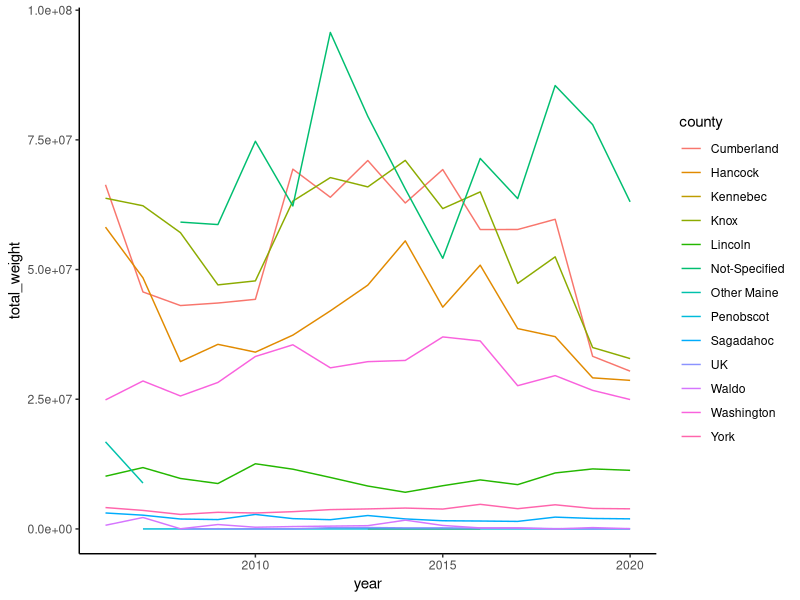
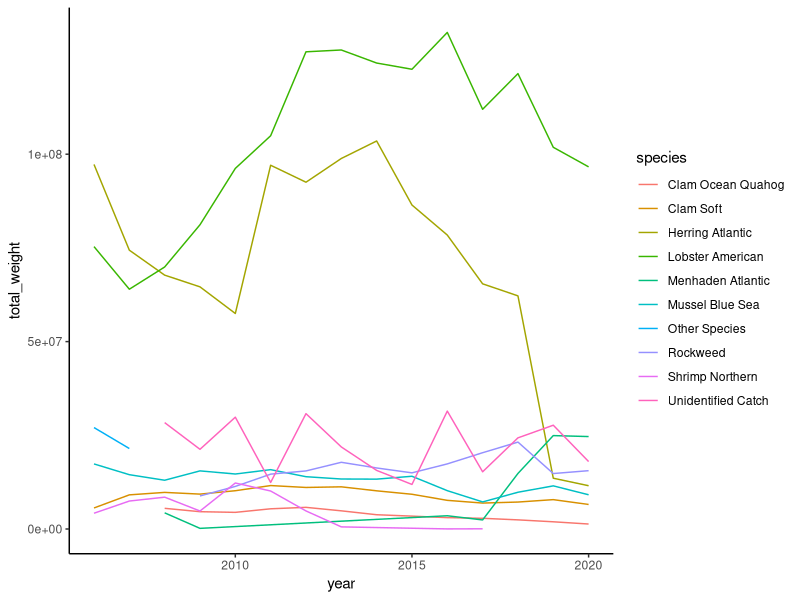
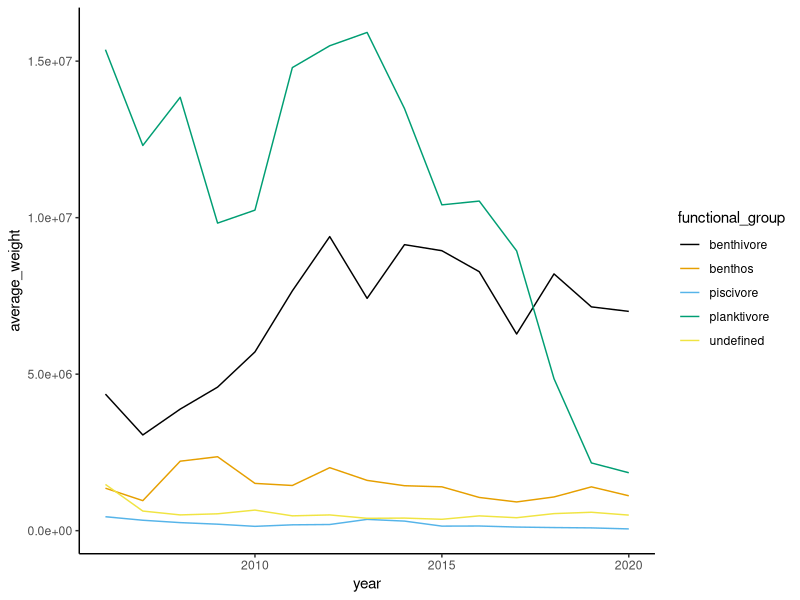
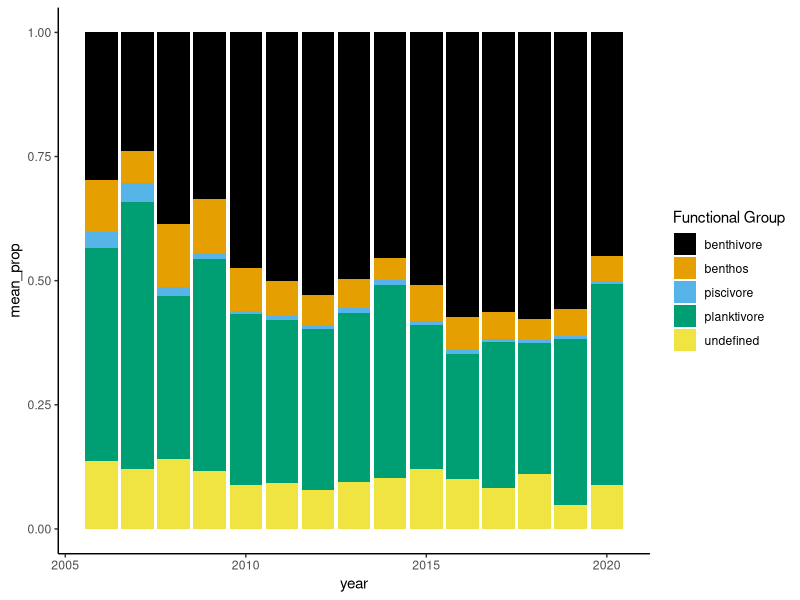
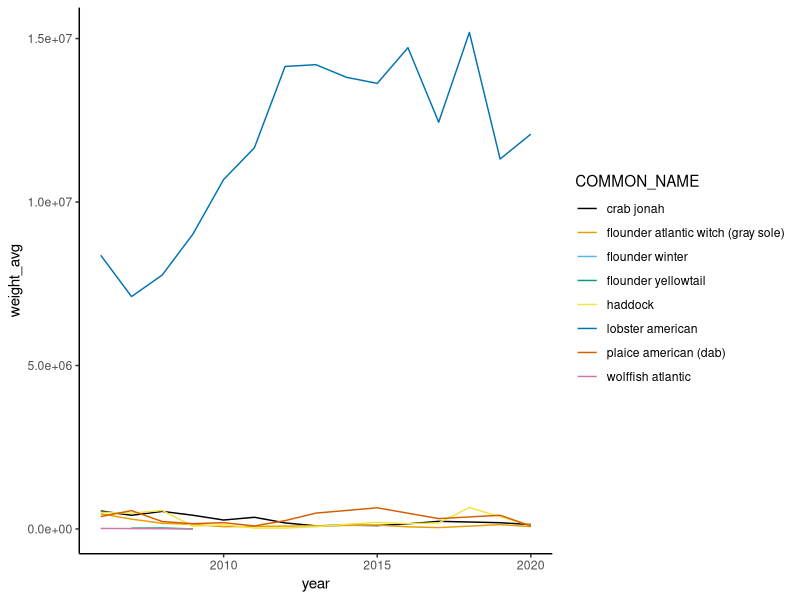
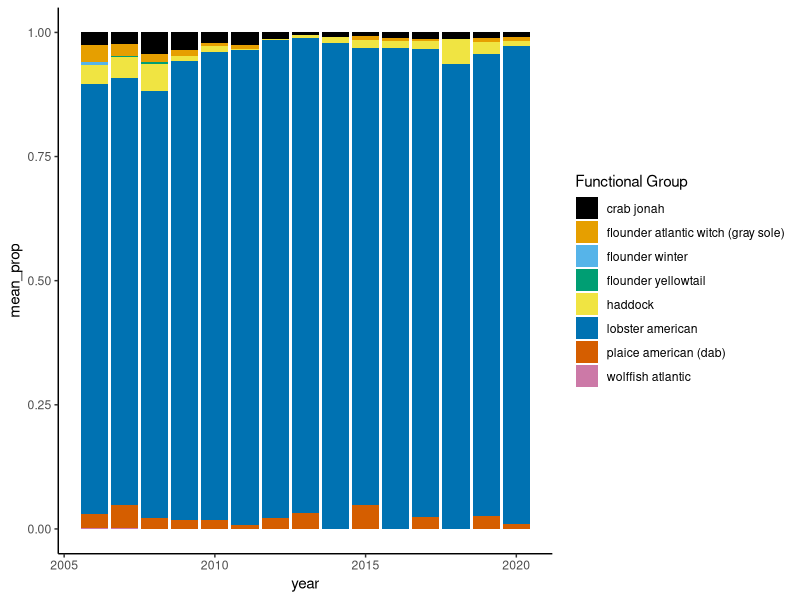
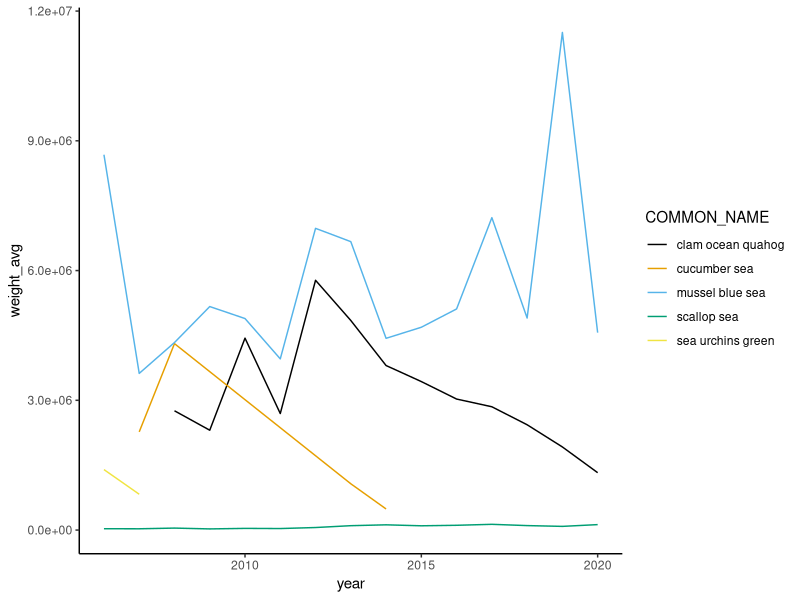
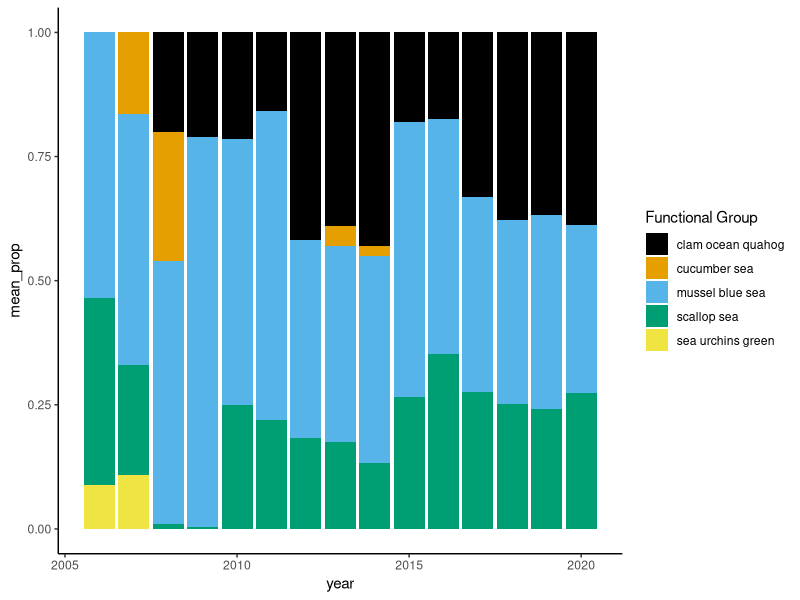

Here is the R script that generated these plots, in order:
## ---- chunk 1
knitr::opts_chunk$set(echo = TRUE)
library(dplyr)
library(here)
library(rmarkdown)
library(ggplot2)
library(ggthemes)
## ---- chunk 2
landings<- read.csv(here("Data/MaineDMR_Modern_Landings_Data_All.csv"))

landings_sum<-select(landings, year, county, species, weight, value)%>%
              group_by(year, county, species)%>%
              summarise(weight=sum(weight), value=sum(value))

landings_06<-read.csv(here("Data/MaineDMR_2006_2007_Landings.csv"))

landings_total<-bind_rows(landings_06, landings_sum)
paged_table(landings_total)


## ---- chunk 3

county<-group_by(landings_total, county, year)%>%
      summarise(total_weight=sum(weight, na.rm=TRUE))
paged_table(county)

#plots
p1<-ggplot(data=county, aes(x=year, y=total_weight, color=county))+
  geom_line()+ theme_classic()
p1

## ---- chunk 4
species<-group_by(landings_total,species, year)%>%
      summarise(total_weight=sum(weight, na.rm=TRUE))
paged_table(species)

## ---- chunk 5
order<-group_by(species, species)%>%
  summarise(avg_weight=mean(total_weight, na.rm=TRUE))%>%
  arrange(desc(avg_weight))

top_10<-order[1:10,1]
species_top<-inner_join(species, top_10)
  
p2<-ggplot(data=species_top, aes(x=year, y=total_weight, color=species))+
  geom_line()+ theme_classic()
p2
## ---- chunk 6
groups<-read.csv(here("Data/species_groups.csv"))
landings_groups<-mutate(landings_total,COMMON_NAME=tolower(species))%>%
  left_join(groups, by="COMMON_NAME")

landings_groups$functional_group[landings_groups$functional_group==""]<-"undefined"
landings_groups$functional_group[is.na(landings_groups$functional_group)]<-"undefined"

#average weight of each group/ year
year_group<-group_by(landings_groups,year,county, functional_group)%>%
 summarise(weight_avg=mean(weight, na.rm=TRUE))%>%
  group_by(year, functional_group)%>%
  summarise(average_weight=mean(weight_avg, na.rm=TRUE))

#proportion of groups per county/year
year_group_prop<-group_by(landings_groups,year,county)%>%
 mutate(weight_total=sum(weight))%>%
  mutate(prop=weight/weight_total)%>%
  group_by(year, functional_group)%>%
  summarise(mean_prop=mean(prop, na.rm=TRUE))
  
ggplot(year_group)+
  geom_line(aes(x=year, y=average_weight, color=functional_group))+
  scale_color_colorblind()+ theme_classic()

ggplot(year_group_prop)+
  geom_bar(aes(x=year, y=mean_prop, fill=functional_group), position="fill", stat = "identity")+
  scale_fill_colorblind(name="Functional Group")+ theme_classic()


## ---- chunk 7
benthivore<-filter(landings_groups, functional_group=="benthivore")
group_benthivore<-group_by(benthivore,year, COMMON_NAME)%>%
 summarise(weight_avg=mean(weight, na.rm=TRUE))

benthivore_prop<-group_by(benthivore,year,county)%>%
 mutate(weight_total=sum(weight))%>%
  mutate(prop=weight/weight_total)%>%
  group_by(year, COMMON_NAME)%>%
  summarise(mean_prop=mean(prop, na.rm=TRUE))

ggplot(group_benthivore)+
  geom_line(aes(x=year, y=weight_avg, color=COMMON_NAME))+
  scale_color_colorblind()+ theme_classic()

ggplot(benthivore_prop)+
  geom_bar(aes(x=year, y=mean_prop, fill=COMMON_NAME), position="fill", stat = "identity")+
  scale_fill_colorblind(name="Functional Group")+ theme_classic()


## ---- chunk 8
benthos<-filter(landings_groups, functional_group=="benthos")
group_benthos<-group_by(benthos,year, COMMON_NAME)%>%
 summarise(weight_avg=mean(weight, na.rm=TRUE))

benthos_prop<-group_by(benthos,year,county)%>%
 mutate(weight_total=sum(weight))%>%
  mutate(prop=weight/weight_total)%>%
  group_by(year, COMMON_NAME)%>%
  summarise(mean_prop=mean(prop, na.rm=TRUE))

ggplot(group_benthos)+
  geom_line(aes(x=year, y=weight_avg, color=COMMON_NAME))+
  scale_color_colorblind()+ theme_classic()

ggplot(benthos_prop)+
  geom_bar(aes(x=year, y=mean_prop, fill=COMMON_NAME), position="fill", stat = "identity")+
  scale_fill_colorblind(name="Functional Group")+ theme_classic()
## ---- chunk 9
piscivore<-filter(landings_groups, functional_group=="piscivore")

order<-group_by(piscivore, COMMON_NAME)%>%
  summarise(avg_weight=mean(weight, na.rm=TRUE))%>%
  arrange(desc(avg_weight))

top_10<-order[1:8,1]
piscivore_top<-inner_join(piscivore, top_10)

group_piscivore<-group_by(piscivore_top,year, COMMON_NAME)%>%
 summarise(weight_avg=mean(weight, na.rm=TRUE))

piscivore_prop<-group_by(piscivore_top,year,county)%>%
 mutate(weight_total=sum(weight))%>%
  mutate(prop=weight/weight_total)%>%
  group_by(year, COMMON_NAME)%>%
  summarise(mean_prop=mean(prop, na.rm=TRUE))

ggplot(group_piscivore)+
  geom_line(aes(x=year, y=weight_avg, color=COMMON_NAME))+
  scale_color_colorblind()+ theme_classic()

ggplot(piscivore_prop)+
  geom_bar(aes(x=year, y=mean_prop, fill=COMMON_NAME), position="fill", stat = "identity")+
  scale_fill_colorblind(name="Functional Group")+ theme_classic()
## ---- chunk 10
planktivore<-filter(landings_groups, functional_group=="planktivore")
group_planktivore<-group_by(planktivore,year, COMMON_NAME)%>%
 summarise(weight_avg=mean(weight, na.rm=TRUE))

planktivore_prop<-group_by(planktivore,year,county)%>%
 mutate(weight_total=sum(weight))%>%
  mutate(prop=weight/weight_total)%>%
  group_by(year, COMMON_NAME)%>%
  summarise(mean_prop=mean(prop, na.rm=TRUE))

ggplot(group_planktivore)+
  geom_line(aes(x=year, y=weight_avg, color=COMMON_NAME))+
  scale_color_colorblind()+ theme_classic()

ggplot(planktivore_prop)+
  geom_bar(aes(x=year, y=mean_prop, fill=COMMON_NAME), position="fill", stat = "identity")+
  scale_fill_colorblind(name="Functional Group")+ theme_classic()
## ---- chunk 11
undefined<-filter(landings_groups, functional_group=="undefined")

order<-group_by(undefined, COMMON_NAME)%>%
  summarise(avg_weight=mean(weight, na.rm=TRUE))%>%
  arrange(desc(avg_weight))

top_10<-order[1:8,1]
undefined_top<-inner_join(undefined, top_10)

group_undefined<-group_by(undefined_top,year, COMMON_NAME)%>%
 summarise(weight_avg=mean(weight, na.rm=TRUE))

undefined_prop<-group_by(undefined_top,year,county)%>%
 mutate(weight_total=sum(weight))%>%
  mutate(prop=weight/weight_total)%>%
  group_by(year, COMMON_NAME)%>%
  summarise(mean_prop=mean(prop, na.rm=TRUE))

ggplot(group_undefined)+
  geom_line(aes(x=year, y=weight_avg, color=COMMON_NAME))+
  scale_color_colorblind()+ theme_classic()

ggplot(undefined_prop)+
  geom_bar(aes(x=year, y=mean_prop, fill=COMMON_NAME), position="fill", stat = "identity")+
  scale_fill_colorblind(name="Functional Group")+ theme_classic()
